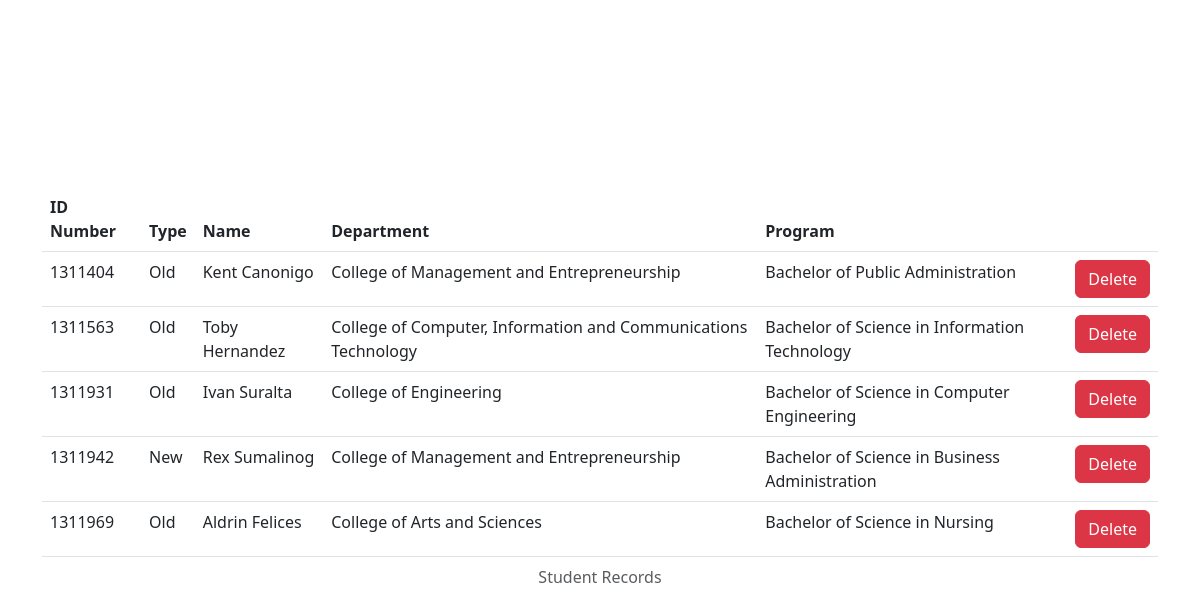
Screenshot of /table with the database file from the repository.
### tables this page shows
CREATE TABLE records (
id_number INTEGER PRIMARY KEY,
first_name TEXT NOT NULL,
last_name TEXT NOT NULL,
birthday TEXT NOT NULL,
gender TEXT NOT NULL,
student_type TEXT NOT NULL,
address TEXT NOT NULL,
department TEXT NOT NULL,
program TEXT NOT NULL
);

### app.py (the view)
@app.route("/table", methods=["GET", "POST"])
def table():
    if request.method == "GET":
        records = db.execute("SELECT * FROM records")
        return render_template("table.html", records=records)

### app.py (called while the page is built)
@app.after_request
def after_request(response):
    response.headers["Cache-Control"] = "no-cache, no-store, must-revalidate"
    response.headers["Expires"] = 0
    response.headers["Pragma"] = "no-cache"
    return response

### templates/table.html (shortened to what this page needs)
{% extends "layout.html" %}
{% block main %}
<div class="container min-vh-100 d-flex justify-content-center align-items-center">
    <table class="table table-hover">
        <caption class="text-center">Student Records</caption>
        <thead>
            <th>ID Number</th>
            <th>Type</th>
            <th>Name</th>
            <th>Department</th>
            <th>Program</th>
            <th></th>
        </thead>
        <tbody>
            {% for record in records %}
            <tr>
                <td>{{record.id_number}}</td>
                <td>{{record.student_type}}</td>
                <td>{{record.first_name}} {{record.last_name}}</td>
                <td>{{record.department}}</td>
                <td>{{record.program}}</td>
                <td>
                    <form action="/deregister" method="post">
                        <button class="btn btn-danger" type="submit">Delete</button>
                    </form>
                </td>
            </tr>
            {% endfor %}
        </tbody>
    </table>
</div>
{% endblock %}

### templates/layout.html (shortened to what this page needs)
<!DOCTYPE html>
<html lang="en">
<head>
    <link href="https://cdn.jsdelivr.net/npm/bootstrap@5.3.0-alpha2/dist/css/bootstrap.min.css" rel="stylesheet"
>
</head>
<body>
    {% block main %} {%endblock%}
</body>
</html>

### rows the page displays
records: id_number "1311404", student_type "Old", first_name "Kent", last_name "Canonigo", department "College of Management and Entrepreneurship", program "Bachelor of Public Administration"
records: id_number "1311563", student_type "Old", first_name "Toby", last_name "Hernandez", department "College of Computer, Information and Communications Technology", program "Bachelor of Science in Information Technology"
records: id_number "1311931", student_type "Old", first_name "Ivan", last_name "Suralta", department "College of Engineering", program "Bachelor of Science in Computer Engineering"
records: id_number "1311942", student_type "New", first_name "Rex", last_name "Sumalinog", department "College of Management and Entrepreneurship", program "Bachelor of Science in Business Administration"
records: id_number "1311969", student_type "Old", first_name "Aldrin", last_name "Felices", department "College of Arts and Sciences", program "Bachelor of Science in Nursing"
